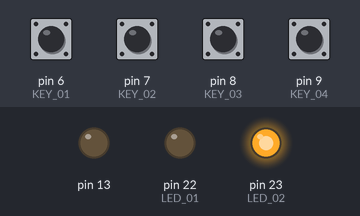
Bench run of a sketch on a simulated Arduino Mega 2560, built with avr-gcc and run on an emulated ATmega2560. On the bench: output pins drawn as LEDs (lit = HIGH). Inputs (shaded band) come from the test bench; at power-on: pin 6 (KEY_01), pin 7 (KEY_02), pin 8 (KEY_03), pin 9 (KEY_04) LOW. What the sketch prints to the serial monitor is not drawn.

Above: at 1.7 s.
1.8 s: pin 6 (KEY_01) pulled HIGH for 0.15 s
At 3.0 s:
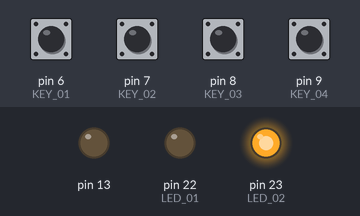
3.5 s: pin 9 (KEY_04) pulled HIGH for 0.15 s
At 4.2 s:
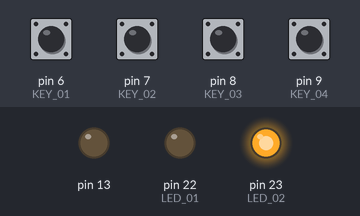
5.2 s: pin 7 (KEY_02) pulled HIGH for 0.15 s
At 6.5 s:
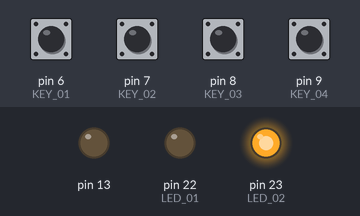
6.8 s: pin 9 (KEY_04) pulled HIGH for 1 s
At 7.6 s:
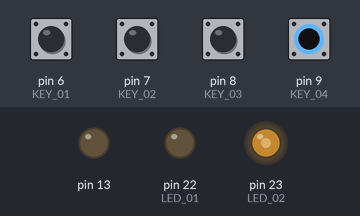
9.8 s: pin 9 (KEY_04) pulled HIGH for 0.15 s
At 11.2 s:
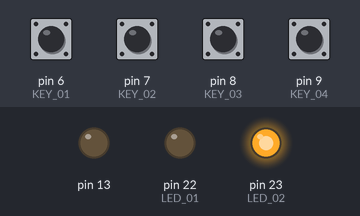
11.5 s: pin 8 (KEY_03) pulled HIGH for 0.15 s
At 12.7 s:
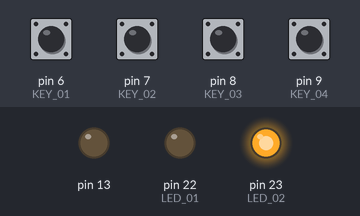
Timing chart, 0 to 14.1 s (numbered marks = the images above; inputs shaded):
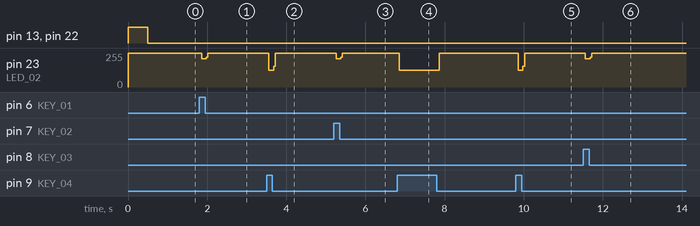

Measured:
- after the input at 1.8 s, pin 23 (LED_02): 255/255 → 213/255 after 0.06 s, → 255/255 0.12 s later
- after the input at 3.5 s, pin 23 (LED_02): 255/255 → 125/255 after 0.06 s, → 255/255 0.12 s later
- after the input at 5.2 s, pin 23 (LED_02): 255/255 → 212/255 after 0.06 s, → 255/255 0.12 s later
- after the input at 6.8 s, pin 23 (LED_02): 255/255 → 125/255 after 0.06 s, → 255/255 1.0 s later
- after the input at 9.8 s, pin 23 (LED_02): 255/255 → 125/255 after 0.06 s, → 255/255 0.12 s later
- after the input at 11.5 s, pin 23 (LED_02): 255/255 → 213/255 after 0.06 s, → 255/255 0.12 s later

The sketch:

SerialApp.ino
```cpp
#include <Bounce.h>

#define KEY_01 6
#define KEY_02 7
#define KEY_03 8
#define KEY_04 9

#define LED_01 22
#define LED_02 23


// Instantiate a Bounce object with a 100 millisecond debounce time
#define TIME_DEBOUNCE 20


const int NUM_KEYS = 4;
uint8_t key_pins[] = {KEY_01, KEY_02, KEY_03, KEY_04};

byte serial_buffer[] = {0, 0, 0, 0};
byte serial_bufferP[] =  {0, 0, 0, 0};

Bounce * bouncer[NUM_KEYS];

void setup() {
  // put your setup code here, to run once:

  Serial.begin(9600);

  pinMode(KEY_01, INPUT);
  pinMode(KEY_02, INPUT);
  pinMode(KEY_03, INPUT);
  pinMode(KEY_04, INPUT);

  pinMode(LED_01, OUTPUT);
  pinMode(LED_02, OUTPUT);
  pinMode(13, OUTPUT );


  digitalWrite(LED_01, HIGH);
  digitalWrite(LED_02, HIGH);
  digitalWrite(13, HIGH );
  delay(500);

  digitalWrite(LED_01, LOW);
  digitalWrite(LED_02, LOW);
  digitalWrite(13, LOW );


  for (int i = 0; i < NUM_KEYS; i++) {
    bouncer[i] = new Bounce(key_pins[i], TIME_DEBOUNCE);
  }
}

void loop() {

  for (int i = 0; i < NUM_KEYS; i++) {
    bouncer[i]->update ( );
    serial_bufferP[i] = serial_buffer[i];
    int keyPressed =  bouncer[i]->read();
    if (keyPressed == HIGH) {
      serial_buffer[i] = 1;
      digitalWrite(LED_02, LOW );
    } else {
      serial_buffer[i] = 0;
      digitalWrite(LED_02, HIGH );
    }

  }

  //Check if therw was a change in the state of the button
  boolean foundChange = false;
  for (int i = 0; i < NUM_KEYS; i++) {
    if ( serial_bufferP[i]  != serial_buffer[i]) {
      foundChange = true;
      digitalWrite(13, HIGH );
      break;
    }else{
      digitalWrite(13, LOW );
    }
  }

  //send serial
  if (foundChange) {
    Serial.write(serial_buffer, 4);
  }


}
```
